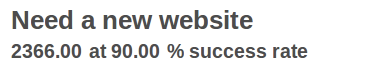
#> input picture doc/guides/forms/header.png, 365 x 70 px
$ python -i pheno2xml.py   (imports and definitions only)   (older library calls are emulated)
#> lines starting #> are read from the running program, lines starting #| are printed output that depends on the picture
#!/usr/bin/python
# -*- coding: utf-8 -*-
#from lxml import etree
import pymongo
try:
    import xml.etree.cElementTree as etree
except ImportError:
    import xml.etree.ElementTree as etree
import os
import base64
import Image

not_export_id=['Elavil','Tryptanol','Endep','Elatrol','Tryptizol','Trepiline','Laroxyl']

def str2trans(s):
    if not s:return ""
    return s.replace("%","{\%}").replace("\n","\n\n").replace("Ⅰ","I").replace("Ⅲ","III").replace("Ⅱ","II").replace("Ⅳ","IV").replace("Ⅵ","VI").replace("Ⅶ","VII").replace("Ⅸ","IX").replace("β","beta")

# [17 lines left out: function lang2file, not called in this run]

def image_resize(f):
#> called with f = '../doc/guides/forms/header.png'
    img = Image.open(f)
#> img is the input picture: PIL image 365x70 RGB; mean R, G, B 231.1, 231.1, 231.2
    width,height = img.size
#> width = 365; height = 70
    if width>200 or height>200:
        if width>height:
            newbox=(200, 200 * height / width)
#> newbox = (200, 38.36)
        else:
            newbox=(200*width/height, 200)
        targetImg = img.resize(
                           newbox,
                           Image.ANTIALIAS
                           )
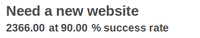
#> targetImg: PIL image 200x38 RGB; mean R, G, B 230.1, 230.1, 230.1
    else:
        targetImg = img.resize((width,height),Image.ANTIALIAS)

    os.remove(f)
    new=f.split(".")[0]+".jpg"
    targetImg.save(new, "jpeg")
    return new

def name_get(o):
    return o.replace("'","").replace("`","").replace(" ","").replace("/","_").replace(":","-")

# [54 lines left out: functions dict2file, check_dir, not called in this run]

# [7 lines not run here, left out]

>>> result = image_resize('../doc/guides/forms/header.png')

$ run again, on doc/guides/forms/nosheet.png
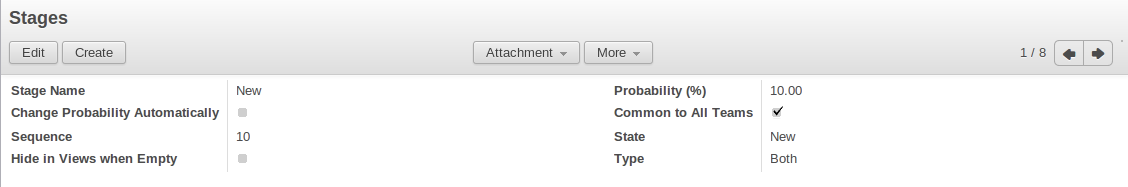
#> input picture doc/guides/forms/nosheet.png, 1128 x 187 px
#> in image_resize, img is the input picture: PIL image 1128x187 RGB; mean R, G, B 243, 243, 243.1
#> in image_resize, `targetImg = img.resize( newbox, Image.ANTIALIAS )`:
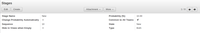
#> targetImg: PIL image 200x33 RGB; mean R, G, B 242.7, 242.7, 242.8

$ run again, on doc/guides/forms/oppreadonly.png
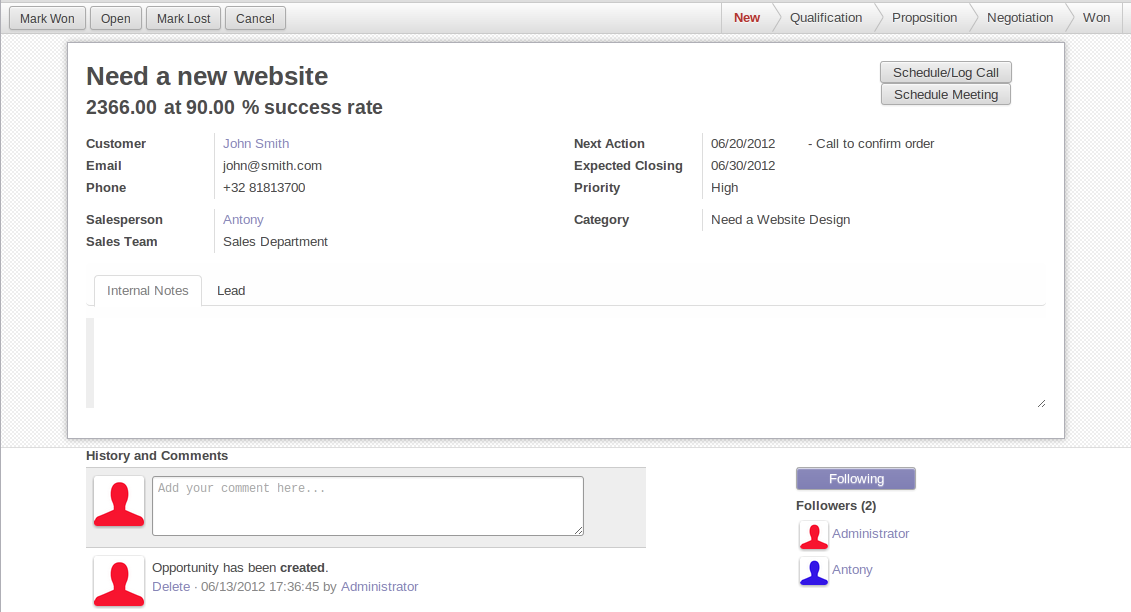
#> input picture doc/guides/forms/oppreadonly.png, 1131 x 612 px
#> in image_resize, img is the input picture: PIL image 1131x612 RGB; mean R, G, B 247.2, 246.4, 246.9
#> in image_resize, `targetImg = img.resize( newbox, Image.ANTIALIAS )`:
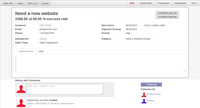
#> targetImg: PIL image 200x108 RGB; mean R, G, B 247, 246.1, 246.6

$ run again, on doc/guides/forms/placeholder.png
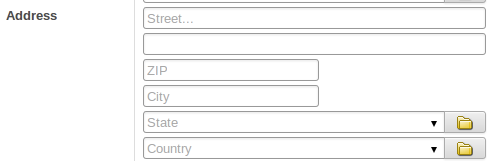
#> input picture doc/guides/forms/placeholder.png, 493 x 163 px
#> in image_resize, img is the input picture: PIL image 493x163 RGB; mean R, G, B 247.5, 247.4, 247
#> in image_resize, `targetImg = img.resize( newbox, Image.ANTIALIAS )`:
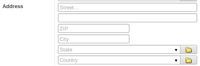
#> targetImg: PIL image 200x66 RGB; mean R, G, B 246.9, 246.8, 246.4
